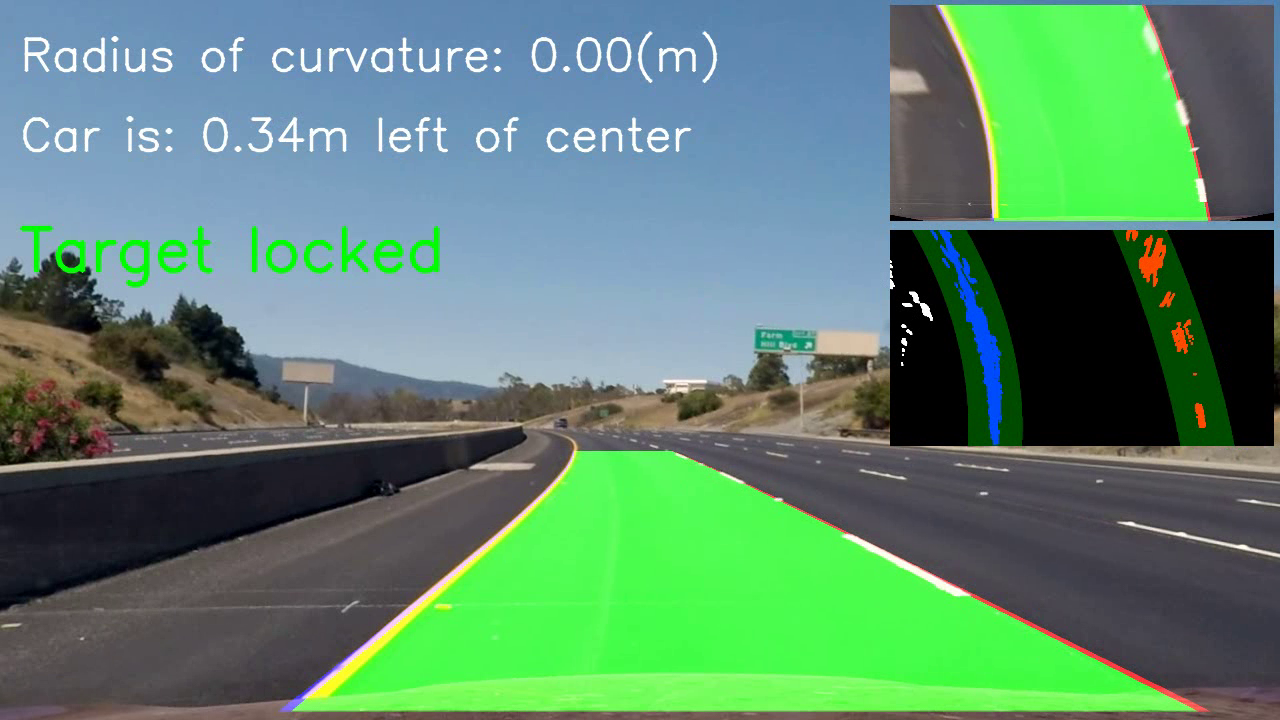
#> input picture frame 1 of Lane Line Detection/out.avi, 1280 x 720 px, given in place of project_video.mp4, which was not available
$ python project.py   (older library calls are emulated)
#> lines starting #> are read from the running program, lines starting #| are printed output that depends on the picture; pictures that were not available may be replaced by others from this repository, and a replacement may not be noted
import numpy as np
import cv2
import glob
import matplotlib.pyplot as plt
import pickle

pickle_in = open("camera_cal/wide_dist_pickle.p", "rb")
#> (reads Lane Line Detection/camera_cal/wide_dist_pickle.p from the repository)
camera_calibration = pickle.load(pickle_in)
mtx = camera_calibration['mtx']
dist = camera_calibration['dist']

pickle_in = open("camera_cal/warp_pickle.p", "rb")
#> (reads Lane Line Detection/camera_cal/warp_pickle.p from the repository)
warp_matrixes = pickle.load(pickle_in)
M = warp_matrixes['m']
M_inv = warp_matrixes['m_inv']
print(M)
print(M_inv)

def abs_sobel_thresh(img, sobel_kernel=3, orient='x', thresh=(50, 100)):

    if (orient == 'x'):
        sobel = cv2.Sobel(img, cv2.CV_64F, 1, 0, ksize=sobel_kernel)
    else:
        sobel = cv2.Sobel(img, cv2.CV_64F, 0, 1, ksize=sobel_kernel)

    abs_sobel = np.absolute(sobel)

    scaled_sobel = np.uint8(255 * abs_sobel / np.max(abs_sobel))

    sbinary = np.zeros_like(scaled_sobel)
    sbinary[(scaled_sobel >= thresh[0]) & (scaled_sobel <= thresh[1])] = 1

    return sbinary


def mag_thresh(img, sobel_kernel=3, mag_thresh=(0, 255)):

    sobelX = cv2.Sobel(img, cv2.CV_64F, 1, 0, ksize=sobel_kernel)
    sobelY = cv2.Sobel(img, cv2.CV_64F, 0, 1, ksize=sobel_kernel)

    sobel = pow((pow(sobelX, 2) + pow(sobelY, 2)), 1 / 2)

    scaled_sobel = np.uint8(255 * sobel / np.max(sobel))

    sbinary = np.zeros_like(scaled_sobel)
    sbinary[(scaled_sobel >= mag_thresh[0]) & (scaled_sobel <= mag_thresh[1])] = 1

    return sbinary


def dir_threshold(img, sobel_kernel=15, thresh=(0.7, 1.3)):
    sobelX = cv2.Sobel(img, cv2.CV_64F, 1, 0, ksize=sobel_kernel)
    sobelY = cv2.Sobel(img, cv2.CV_64F, 0, 1, ksize=sobel_kernel)

    abs_sobelx = np.absolute(sobelX)
    abs_sobely = np.absolute(sobelY)

    dir_gradient = np.arctan2(abs_sobely, abs_sobelx)

    sbinary = np.zeros_like(dir_gradient)
    sbinary[(dir_gradient >= thresh[0]) & (dir_gradient <= thresh[1])] = 1

    return sbinary


def color_threshold(img, s_thresh=(170, 255)):
    s_binary = np.zeros_like(img)
    s_binary[(img >= s_thresh[0]) & (img <= s_thresh[1])] = 1
    return s_binary

def get_warped_binary_V(img):
    img_size = (img.shape[1], img.shape[0])

    undistorted_img = cv2.undistort(img, mtx, dist, None, mtx)

    hsv_img = cv2.cvtColor(undistorted_img, cv2.COLOR_RGB2HSV)
    V_img = hsv_img[:, :, 2]
    V_img_blur = cv2.GaussianBlur(V_img, (5, 5), 0)

    V_sobel_X = abs_sobel_thresh(V_img, orient='x', thresh=(30, 100))
    V_sobel_Y = abs_sobel_thresh(V_img, orient='y', thresh=(30, 100))

    V_sobel_XY = mag_thresh(V_img, mag_thresh=(30, 100))

    V_sobel_Dir = dir_threshold(V_img, thresh=(0.5, 1.3))

    V_comb = np.zeros_like(V_img)
    V_comb[((V_sobel_X == 1) & (V_sobel_Y == 1)) | ((V_sobel_XY == 1) & (V_sobel_Dir == 1))] = 1

    V_col = color_threshold(V_img, s_thresh=(215, 255))

    V_combined_2 = np.zeros_like(V_img)
    V_combined_2[(V_comb == 1) | (V_col == 1)] = 1

    warped_binary2 = cv2.warpPerspective(V_combined_2, M, img_size, flags=cv2.INTER_LINEAR)
    return warped_binary2


# [27 lines left out: function get_warped_binary_S, not called in this run]


def get_warped_binary_R(img):
    img_size = (img.shape[1], img.shape[0])
    undistorted_img = cv2.undistort(img, mtx, dist, None, mtx)
    R_img = img[:, :, 0]

    R_sobel_X = abs_sobel_thresh(R_img, orient='x', thresh=(20, 100))
    R_sobel_Y = abs_sobel_thresh(R_img, orient='y', thresh=(20, 100))

    R_sobel_XY = mag_thresh(R_img, mag_thresh=(15, 200))

    R_sobel_Dir = dir_threshold(R_img, thresh=(0.5, 1.3))

    R_comb = np.zeros_like(R_img)
    R_comb[((R_sobel_X == 1) & (R_sobel_Y == 1)) | ((R_sobel_XY == 1) & (R_sobel_Dir == 1))] = 1

    R_col = color_threshold(R_img, s_thresh=(220, 255))

    R_combined_2 = np.zeros_like(R_img)
    R_combined_2[(R_comb == 1) | (R_col == 1)] = 1
    R_combined2 = R_comb

    warped_binary2 = cv2.warpPerspective(R_combined_2, M, img_size, flags=cv2.INTER_LINEAR)

    V_warped = get_warped_binary_V(img)
    V_warped = get_warped_binary_V(img)
    out = np.zeros_like(R_img)

    out[(warped_binary2 == 1) | (V_warped == 1)] = 1
    kernel = cv2.getStructuringElement(cv2.MORPH_RECT, (7, 7))
    opening = cv2.morphologyEx(out, cv2.MORPH_OPEN, kernel)
    return opening


def find_lane_pixels(binary_warped):
    histogram = np.sum(binary_warped[binary_warped.shape[0] // 2:, :], axis=0)
    out_img = np.dstack((binary_warped, binary_warped, binary_warped))
    dead_zone_x = histogram.shape[0] // 6
    midpoint = np.int(histogram.shape[0] // 2)
    leftx_base = np.argmax(histogram[dead_zone_x:midpoint]) + dead_zone_x
    rightx_base = np.argmax(histogram[midpoint:histogram.shape[0] - dead_zone_x]) + midpoint

    nwindows = 15

    margin = 150

    minpix = 500
    window_height = np.int(binary_warped.shape[0] // nwindows)
    # Identify the x and y positions of all nonzero pixels in the image
    nonzero = binary_warped.nonzero()
    nonzeroy = np.array(nonzero[0])
    nonzerox = np.array(nonzero[1])
    leftx_current = leftx_base
    rightx_current = rightx_base
    left_lane_inds = []
    right_lane_inds = []
    for window in range(nwindows):
        # Identify window boundaries in x and y (and right and left)
        win_y_low = binary_warped.shape[0] - (window + 1) * window_height
        win_y_high = binary_warped.shape[0] - window * window_height
        ### TO-DO: Find the four below boundaries of the window ###
        win_xleft_low = int(leftx_current - margin / 2)  # Update this
        win_xleft_high = int(leftx_current + margin / 2)  # Update this
        win_xright_low = int(rightx_current - margin / 2)  # Update this
        win_xright_high = int(rightx_current + margin / 2)  # Update this

        cv2.rectangle(out_img, (win_xleft_low, win_y_low),
                      (win_xleft_high, win_y_high), (0, 255, 0), 2)
        cv2.rectangle(out_img, (win_xright_low, win_y_low),
                      (win_xright_high, win_y_high), (0, 255, 0), 2)

        good_left_inds = ((nonzeroy >= win_y_low) & (nonzeroy < win_y_high) &
                          (nonzerox >= win_xleft_low) & (nonzerox < win_xleft_high)).nonzero()[0]

        good_right_inds = ((nonzeroy >= win_y_low) & (nonzeroy < win_y_high) &
                           (nonzerox >= win_xright_low) & (nonzerox < win_xright_high)).nonzero()[0]

        left_lane_inds.append(good_left_inds)
        right_lane_inds.append(good_right_inds)

        if (len(good_left_inds) > minpix):
            leftx_current = np.int(np.mean(nonzerox[good_left_inds]))
        if len(good_right_inds) > minpix:
            rightx_current = np.int(np.mean(nonzerox[good_right_inds]))

    try:
        left_lane_inds = np.concatenate(left_lane_inds)
        right_lane_inds = np.concatenate(right_lane_inds)
    except ValueError:
        # Avoids an error if the above is not implemented fully
        pass

    # Extract left and right line pixel positions
    leftx = nonzerox[left_lane_inds]
    lefty = nonzeroy[left_lane_inds]
    rightx = nonzerox[right_lane_inds]
    righty = nonzeroy[right_lane_inds]

    return leftx, lefty, rightx, righty, out_img


def fit_polynomial(binary_warped, drawEnable=False):
    leftx, lefty, rightx, righty, out_img = find_lane_pixels(binary_warped)

    left_fit = np.polyfit(lefty, leftx, 2)
    right_fit = np.polyfit(righty, rightx, 2)
    ploty = np.linspace(0, binary_warped.shape[0] - 1, binary_warped.shape[0])
    try:
        left_fitx = left_fit[0] * ploty ** 2 + left_fit[1] * ploty + left_fit[2]
        right_fitx = right_fit[0] * ploty ** 2 + right_fit[1] * ploty + right_fit[2]
    except TypeError:
        print('The function failed to fit a line!')
        left_fitx = 1 * ploty ** 2 + 1 * ploty
        right_fitx = 1 * ploty ** 2 + 1 * ploty

    out_img[lefty, leftx] = [255, 0, 0]
    out_img[righty, rightx] = [0, 0, 255]

    pts_left = np.array([np.transpose(np.vstack([left_fitx, ploty]))])
    pts_right = np.array([np.flipud(np.transpose(np.vstack([right_fitx, ploty])))])

    cv2.polylines(out_img, np.int32(pts_left), False, (0, 255, 0), thickness=5)
    cv2.polylines(out_img, np.int32(pts_right), False, (0, 255, 0), thickness=5)
    if (drawEnable):
        plt.plot(left_fitx, ploty, color='yellow')
        plt.plot(right_fitx, ploty, color='yellow')

    return out_img, left_fit, right_fit, ploty


# [60 lines left out: functions fit_poly, search_around_poly, not called in this run]


def draw_area(img, left_fit, right_fit, ploty, locked):
    undist = cv2.undistort(img, mtx, dist, None, mtx)
    left_fitx = left_fit[0] * ploty ** 2 + left_fit[1] * ploty + left_fit[2]
    right_fitx = right_fit[0] * ploty ** 2 + right_fit[1] * ploty + right_fit[2]

    # Create an image to draw the lines on
    gray = cv2.cvtColor(img, cv2.COLOR_RGB2GRAY)
    warp_zero = np.zeros_like(gray).astype(np.uint8)
    color_warp = np.dstack((warp_zero, warp_zero, warp_zero))

    pts_left = np.array([np.transpose(np.vstack([left_fitx, ploty]))])
    pts_right = np.array([np.flipud(np.transpose(np.vstack([right_fitx, ploty])))])
    pts = np.hstack((pts_left, pts_right))

    pts_left_line = np.vstack((left_fitx, ploty)).astype(np.int32).T
    pts_right_line = np.vstack((right_fitx, ploty)).astype(np.int32).T
    cv2.polylines(color_warp, np.int32(pts_left), False, (255, 0, 0), thickness=20)
    cv2.polylines(color_warp, np.int32(pts_right), False, (0, 0, 255), thickness=20)

    if (locked):
        cv2.fillPoly(color_warp, np.int_([pts]), (0, 255, 0))
    else:
        cv2.fillPoly(color_warp, np.int_([pts]), (0, 0, 255))


    warped = cv2.warpPerspective(img, M, (img.shape[1], img.shape[0]))
    combined = cv2.addWeighted(warped, 1, color_warp, 0.8, 0)

    newwarp = cv2.warpPerspective(color_warp, M_inv, (img.shape[1], img.shape[0]))

    result = cv2.addWeighted(undist, 1, newwarp, 0.8, 0)
    return combined, result


class Lines():
    def __init__(self):

        self.detected = False

        self.recent_xfitted = []

        self.bestx = None

        self.best_fit = np.array([0, 0, 0], dtype='int')
        self.last_best_fit = np.array([0, 0, 0], dtype='int')

        self.current_fit = [np.array([False])]

        self.radius_of_curvature = 0.0

        self.line_base_pos = None

        self.diffs = np.array([0, 0, 0], dtype='float')

        self.allx = None

        self.ally = None
        self.ploty = np.array([0, 0, 0], dtype='int')

        self.filter_window = None
        self.measures = np.empty((0, 3), int)
        self.wrong_count = 0

    # [32 lines left out: functions measure_curvature_real, add_measure, not called in this run]


lane_left = Lines()
lane_right = Lines()
curvature = 0.0
position = 0.0

def horizontal_distance(left_fit, right_fit, ploty):
    xm_per_pix = 3.7 / 700
    left_fitx = (left_fit[0] * ploty ** 2 + left_fit[1] * ploty + left_fit[2]) * xm_per_pix
    right_fitx = (right_fit[0] * ploty ** 2 + right_fit[1] * ploty + right_fit[2]) * xm_per_pix
    average_distance = np.average(right_fitx - left_fitx)
    std_distance = np.std(right_fitx - left_fitx)

    x_der = right_fitx[right_fitx.shape[0] - 1]
    x_izq = left_fitx[left_fitx.shape[0] - 1]
    center_car = (1280 * xm_per_pix / 2.0)
    center_road = ((x_der + x_izq) / 2.0)
    position = center_car - center_road
    return average_distance, std_distance, position


def measure_curvature_real(actual_fit, ploty):
    '''
    Calculates the curvature o
    f polynomial functions in meters.
    '''
    ym_per_pix = 40 / 700
    xm_per_pix = 3.7 / 700

    fitx = actual_fit[0] * ploty ** 2 + actual_fit[1] * ploty + actual_fit[2]

    fit = np.polyfit(ploty * ym_per_pix, fitx * xm_per_pix, 2)

    y_eval = np.max(ploty) * ym_per_pix

    curvature = ((1 + (2 * fit[0] * y_eval + fit[1]) ** 2) ** 1.5) / np.absolute(2 * fit[0])
    return curvature * fit[0] / abs(fit[0])

def advanced_process_image(img):
    global lane_left
    global lane_right
    global curvature
    global car_position
    alpha = 0.9
    error = False
    print("==================================")

    if (lane_right.wrong_count >= 2):
        print("right:" + str(lane_right.best_fit))
        if (lane_right.best_fit[0] != 0):
            lane_right.last_best_fit = lane_right.best_fit
        lane_right.best_fit = np.array([0, 0, 0], dtype='int')
        lane_right.radius_of_curvature = 0.0
        lane_right.measures = np.empty((0, 3), int)
        lane_right.detected = False

    if (lane_left.wrong_count >= 2):
        print("left" + str(lane_left.best_fit))
        if (lane_left.best_fit[0] != 0):
            lane_left.last_best_fit = lane_left.best_fit
        lane_left.best_fit = np.array([0, 0, 0], dtype='int')
        lane_left.radius_of_curvature = 0.0
        lane_left.measures = np.empty((0, 3), int)
        lane_left.detected = False

    binary_warped = get_warped_binary_R(img)

    if (lane_left.detected and lane_right.detected):
        out, left_fit, right_fit, ploty = search_around_poly(binary_warped, lane_left.best_fit, lane_right.best_fit)
    else:
        out, left_fit, right_fit, ploty = fit_polynomial(binary_warped)
        lane_left.detected = True
        lane_right.detected = True

    actual_left_curvature = measure_curvature_real(left_fit, ploty)
    actual_right_curvature = measure_curvature_real(right_fit, ploty)
    h_distance_avg, h_distancd_std, position = horizontal_distance(left_fit, right_fit, ploty)

    if (((h_distance_avg > 3.0) and (h_distance_avg < 4.4) and (h_distancd_std < 0.23)) and (
            (actual_left_curvature / actual_right_curvature > 0) or (abs(actual_left_curvature) > 5000 or abs(
            actual_right_curvature) > 5000))):
        if ((
                abs(actual_left_curvature / lane_left.radius_of_curvature) < 3.0) or lane_left.radius_of_curvature == 0.0):  # Big difference of curvature
            lane_left.add_measure(left_fit, ploty)
            lane_left.wrong_count = 0
        else:
            lane_left.wrong_count = lane_left.wrong_count + 1
            print("left curv:" + str(actual_left_curvature))

        if ((
                abs(actual_right_curvature / lane_right.radius_of_curvature) < 3.0) or lane_right.radius_of_curvature == 0.0):
            lane_right.add_measure(right_fit, ploty)
            lane_right.wrong_count = 0
        else:
            lane_right.wrong_count = lane_right.wrong_count + 1
            print("right_curv:" + str(actual_right_curvature))
    else:
        lane_left.wrong_count = lane_left.wrong_count + 1
        lane_right.wrong_count = lane_right.wrong_count + 1
        error = True

    locked = (lane_left.best_fit[0] != 0) or (lane_right.best_fit[0] != 0)

    if (lane_left.best_fit[0] == 0):
        if (lane_right.best_fit[0] == 0):
            color_warped, result = draw_area(img, lane_left.last_best_fit, lane_right.last_best_fit, ploty, locked)
        else:
            color_warped, result = draw_area(img, lane_left.last_best_fit, lane_right.best_fit, ploty, locked)
    else:
        if (lane_right.best_fit[0] == 0):
            color_warped, result = draw_area(img, lane_left.best_fit, lane_right.last_best_fit, ploty, locked)
        else:
            color_warped, result = draw_area(img, lane_left.best_fit, lane_right.best_fit, ploty, locked)

    if (curvature != 0.0):
        curvature = (1 - alpha) * ((abs(lane_left.radius_of_curvature) + abs(
            lane_right.radius_of_curvature)) / 2.0) + alpha * curvature
        car_position = (1 - alpha) * position + alpha * car_position
    else:
        curvature = ((abs(lane_left.radius_of_curvature) + abs(lane_right.radius_of_curvature)) / 2.0)
        car_position = position

    font = cv2.FONT_HERSHEY_SIMPLEX
    cv2.putText(result, "Radius of curvature: " + "{:.2f}".format(curvature) + "(m)", (20, 70), font, 1.5,
                (255, 255, 255), 2, cv2.LINE_AA)
    if (car_position > 0):
        cv2.putText(result, "Car is: " + "{:.2f}".format(abs(car_position)) + "m right of center", (20, 150), font, 1.5,
                    (255, 255, 255), 2, cv2.LINE_AA)
    else:
        cv2.putText(result, "Car is: " + "{:.2f}".format(abs(car_position)) + "m left of center", (20, 150), font, 1.5,
                    (255, 255, 255), 2, cv2.LINE_AA)
    if (locked):
        cv2.putText(result, "Target locked", (20, 270), font, 2.0, (0, 255, 0), 4, cv2.LINE_AA)
    else:
        cv2.putText(result, "Target lost", (20, 270), font, 2.0, (0, 0, 255), 4, cv2.LINE_AA)

    return color_warped, out, binary_warped, result, error


fourcc = cv2.VideoWriter_fourcc(*'MPEG')
out = cv2.VideoWriter("out.avi", fourcc, 25.0, (1280, 720))
cap = cv2.VideoCapture('project_video.mp4')

while (cap.isOpened()):
    ret, frame = cap.read()
#> frame is the input picture: shape (720, 1280, 3); mean B, G, R 110.5, 134.8, 92
    color_warped, windows, binary_warped, result, error = advanced_process_image(frame)
#> in get_warped_binary_R, `R_img = img[:, :, 0]`:
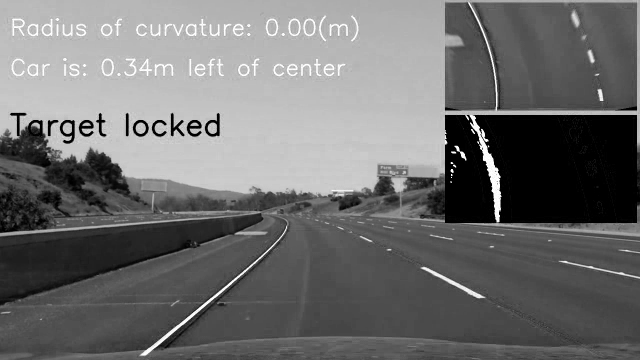
#> R_img: shape (720, 1280) (shown at 1/2 size); min 0, max 255, mean 110.5
#> in get_warped_binary_R, `R_sobel_X = abs_sobel_thresh(R_img, orient='x', thresh=(20, 100))`:
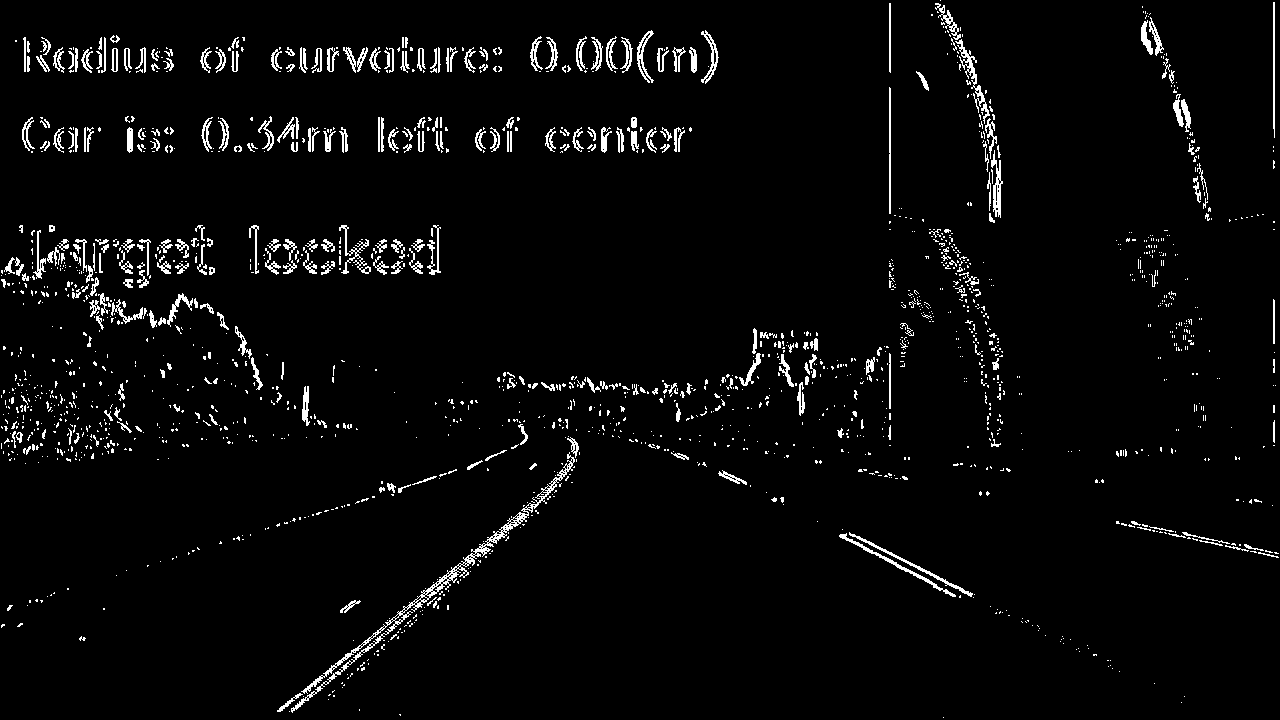
#> R_sobel_X: shape (720, 1280); values 0 (black) and 1 (white), 3.5% white in thin lines or dots
#> call 2 of abs_sobel_thresh, with sobel_kernel = 3, orient = 'y', thresh = (20, 100)
#> in abs_sobel_thresh (call 2), `sobel = cv2.Sobel(img, cv2.CV_64F, 0, 1, ksize=sobel_kernel)`:
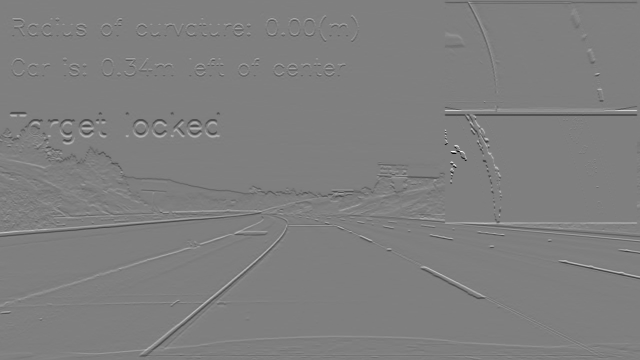
#> sobel: shape (720, 1280) float64 (shown at 1/2 size); min -1017, max 1018, mean -1.1; drawn with min black and max white
#> in dir_threshold, `abs_sobely = np.absolute(sobelY)`:
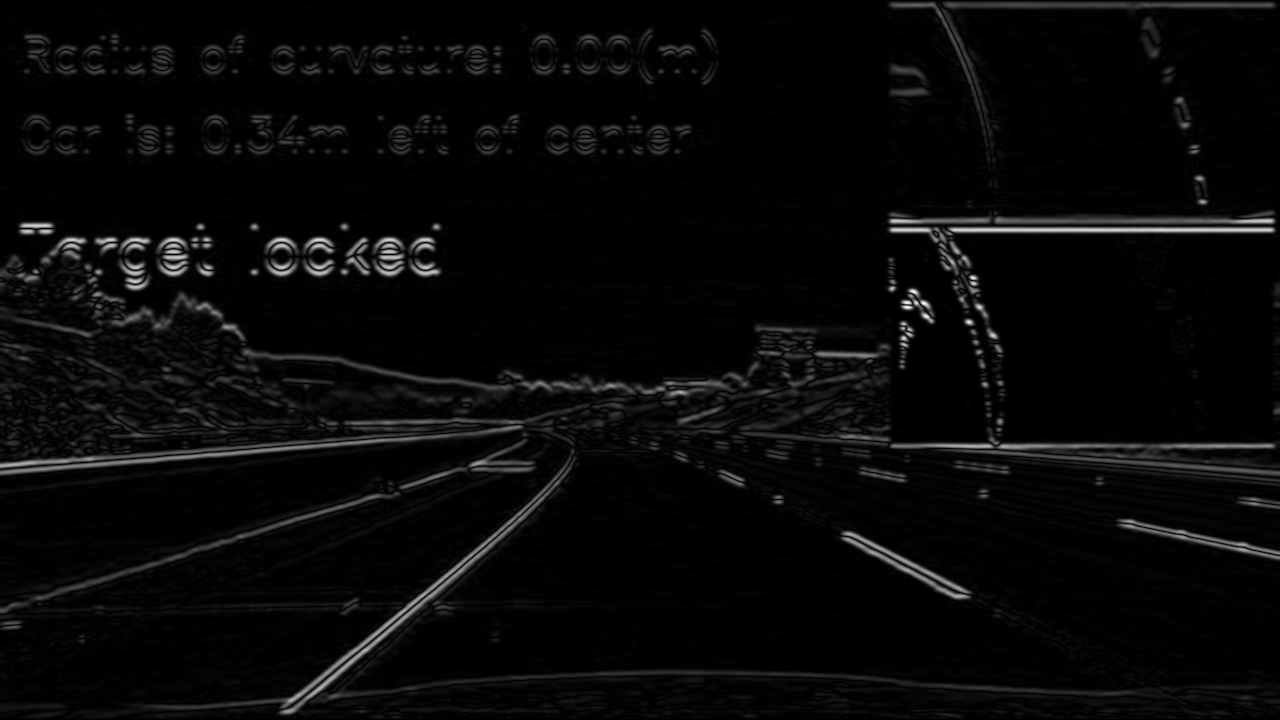
#> abs_sobely: shape (720, 1280) float64; min 0, max 6.57e+09, mean 225948875.8; drawn with min black and max white
#> (the rest of the program and of its run is left out)
